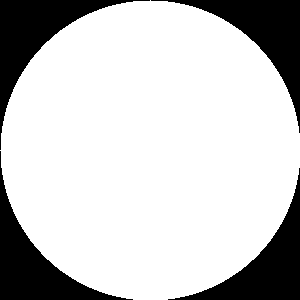
#> input picture 图像二值化_opencv-image-binary/二值化逻辑运算_opencv-binary-image-logical-opereation/src/bitwise_circle.png, 300 x 300 px
$ python bitwise_xor.py
#> lines starting #> are read from the running program, lines starting #| are printed output that depends on the picture; after the words box and inside, x2 and y2 are one past the last pixel; in counts of white or black regions, pixels touching at a corner belong together
'''
二值化图像-异或
'''
import cv2

circle = cv2.imread('bitwise_circle.png', cv2.IMREAD_GRAYSCALE)
#> circle: shape (300, 300); 78.5% white; 4 black regions, box (x1, y1, x2, y2) and area: (0, 0, 150, 150) 4980, (151, 0, 300, 133) 4830, (0, 151, 133, 300) 4830, (168, 168, 300, 300) 4681
rectangle = cv2.imread('bitwise_rectangle.png', cv2.IMREAD_GRAYSCALE)
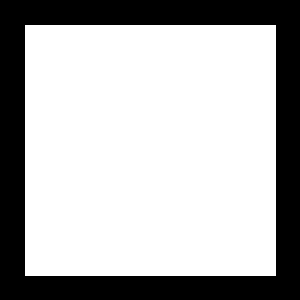
#> input picture 图像二值化_opencv-image-binary/二值化逻辑运算_opencv-binary-image-logical-opereation/src/bitwise_rectangle.png, 300 x 300 px
#> rectangle: shape (300, 300); 70% white; 1 black region, box (x1, y1, x2, y2) and area: (0, 0, 300, 300) 26999

bitwiseXOR = cv2.bitwise_xor(rectangle, circle)
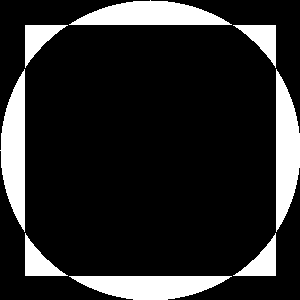
#> bitwiseXOR: shape (300, 300); 15.7% white; 8 white regions, largest, box (x1, y1, x2, y2) and area: (69, 0, 232, 25) 2729, (0, 69, 25, 232) 2729, (276, 69, 300, 232) 2728
cv2.imwrite("bitwise_xor.png", bitwiseXOR)
